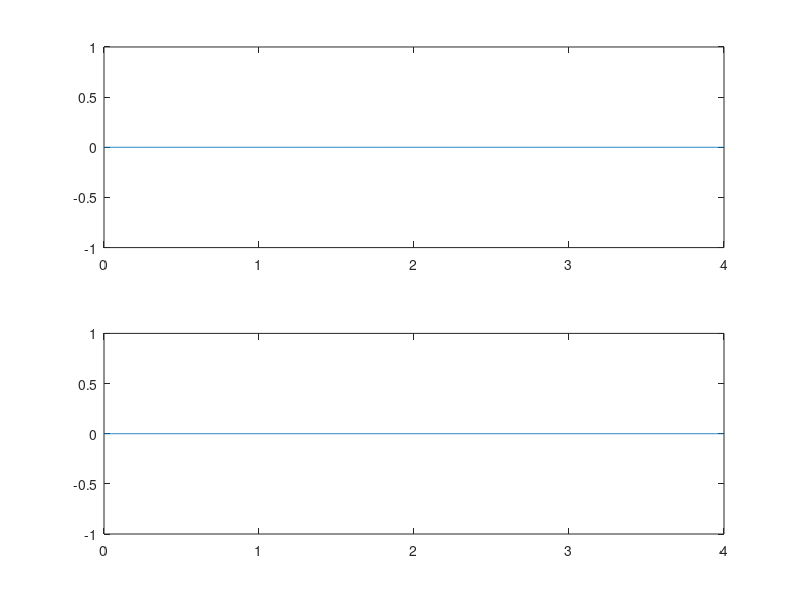

Write MATLAB code to recreate this figure. (Note: this script raises an error after producing the figure.)
%% mitchell_solution_stationary.m
% Code to use an iterative Mitchell FD method

clear;
close all;

addpath("pressures");

%% Parameters
EPSILON = 1;
ALPHA = 2.0 / EPSILON^4; BETA = 1; GAMMA = 2; 
L = 4;
N_MEMBRANE = 1025;
M = N_MEMBRANE - 1; % We ignore the end point
T_MAX = 0.25;
DELTA_T = 10^-4;
DELTA_X = L / (N_MEMBRANE - 1); 

% Derived parameters
Cpressure = DELTA_X^4 / GAMMA;
Calpha = ALPHA * DELTA_X^4 / (GAMMA * DELTA_T^2);
Cbeta = BETA * DELTA_X^2 / GAMMA;

%% Basilisk compare data
data_directory = "~/Desktop/decoupled_example";
IMPACT_TIMESTEP = 1250;

%% Initialise arrays
xs = (0 : DELTA_X : L - DELTA_X)';
w_previous = zeros(size(xs));
w = zeros(size(xs));
w_next = zeros(size(xs));
p_previous = zeros(size(xs));
p = zeros(size(xs));
p_next = zeros(size(xs));

%% Stationary solutions to time-dependent terms
d_fun = @(t) 2 * sqrt(t);
d_t_fun = @(t) 1 / sqrt(t);
A_fun = @(t) d_fun(t) * d_t_fun(t);
C_fun = @(t) d_fun(t) * d_t_fun(t);
J_fun = @(t) pi * d_fun(t) / (8 * d_t_fun(t)^2);
    
%% Matrix definitions
% A definition
A_upper_upper = ones(M, 1);
A_upper_upper(3) = 2;

A_upper = (-Cbeta - 4) * ones(M, 1);
A_upper(2) = -2 * Cbeta - 8;

A_main = (4 * Calpha + 2 * Cbeta + 6) * ones(M, 1);
A_main(2) = A_main(2) + 1;
A_main(M) = A_main(M) - 1;

A_lower = (-Cbeta - 4) * ones(M, 1);

A_lower_lower = ones(M, 1);

A_mat = spdiags([A_lower_lower A_lower A_main A_upper A_upper_upper], -2:2, M, M);

% B definition
B_upper_upper = -2 * ones(M, 1);
B_upper_upper(3) = 2 * B_upper_upper(3);

B_upper = (2 * Cbeta + 8) * ones(M, 1);
B_upper(2) = 2 * B_upper(2);

B_main = (8 * Calpha - 4 * Cbeta - 12) * ones(M, 1);
B_main(2) = B_main(2) - 2;
B_main(M) = B_main(M) + 2;

B_lower = (2 * Cbeta + 8) * ones(M, 1);

B_lower_lower = -2 * ones(M, 1);

B_mat = spdiags([B_lower_lower B_lower B_main B_upper B_upper_upper], -2:2, M, M);

%% Initial conditions
t = 0
k = 0;

% a = 0.1;
% lambda = pi * 7 / (2 * L);
% w_previous = a * cos(lambda * xs);
w_previous = zeros(size(xs));

subplot(2, 1, 1);
plot(xs, w_previous);

subplot(2, 1, 2);
plot(xs, p_previous);
pause(0.01);


%% Solve for first w
t = t + DELTA_T
k = 1;

% Pressure at next timestep
p_next = composite_pressure_stationary(xs, t, d_fun(t), d_t_fun(t), ...
    A_fun(t), C_fun(t), J_fun(t), EPSILON);
% p_next = outer_pressure_stationary(xs, d_fun(t), A_fun(t), EPSILON);

rhs = 0.5 * B_mat * w_previous + Cpressure * p_next;
w = A_mat \ rhs;

subplot(2, 1, 1);
plot(xs, w);

subplot(2, 1, 2);
plot(xs, p);
pause(0.01);

% Swaps pressures
temp = p_previous;
p_previous = p;
p = p_next;
p_next = temp;


% Loops
while (t < T_MAX) 
    
    % Determines pressure at next timestep
    t_next = t + DELTA_T;
    p_next = composite_pressure_stationary(xs, t_next, d_fun(t_next), ...
        d_t_fun(t_next), A_fun(t_next), C_fun(t_next), J_fun(t_next), ...
        EPSILON);

%     p_next = outer_pressure_stationary(xs, d_fun(t_next), A_fun(t_next), EPSILON);
    
    % Restrict large values of p_next
    p_next(p_next > 1e4) = 0;
    
    rhs = B_mat * w - A_mat * w_previous ...
        + Cpressure * (p_previous + 2 * p + p_next);
    w_next = A_mat \ rhs;

    % Swaps ws
    temp = w_previous;
    w_previous = w;
    w = w_next;
    w_next = temp;
    
    % Swaps ps
    temp = p_previous;
    p_previous = p;
    p = p_next;
    p_next = temp;

    % Updates time
    t = t_next
    k = k + 1;

    %% Plots
    % w plot
    subplot(2, 1, 1);
    plot(xs, w_next);
    % Reads in Basilisk solution
    membrane_mat = dlmread(sprintf("%s/membrane_outputs/w_%d.txt", data_directory, k + IMPACT_TIMESTEP));
    unsorted_xs = membrane_mat(:, 1);
    unsorted_ws = membrane_mat(:, 2);
    [sorted_xs, idxs] = sort(unsorted_xs);
    ws = unsorted_ws(idxs);
    hold on;
    plot(sorted_xs, ws);
    hold off;

    subplot(2, 1, 2);
    plot(xs, p_next);
    % Reads in Basilisk solution
    pressure_mat = dlmread(sprintf("%s/membrane_outputs/p_%d.txt", data_directory, k + IMPACT_TIMESTEP));
    unsorted_xs = pressure_mat(:, 1);
    unsorted_ps = pressure_mat(:, 2);
    [sorted_xs, idxs] = sort(unsorted_xs);
    ps = unsorted_ps(idxs);
    hold on;
    plot(sorted_xs, ps);
    hold off;
    
    pause(0.001);



end